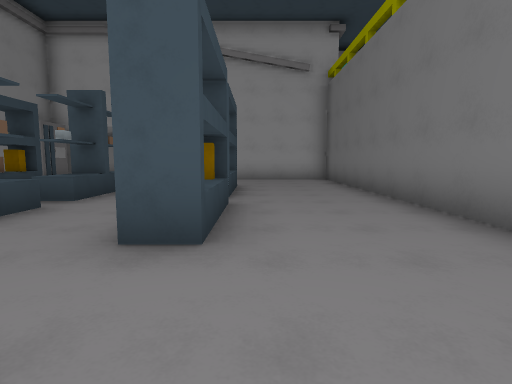
View 1 (above)

23 first-person views from a walk through a Godot game level. The camera is 1.4 m above the floor, tilts 6° down and sees 80° across. The floor is counted in squares, 2 m on a side. Each view is taken from the middle of a square. On the plan, view 1 faces up. The plan holds only what a view shows up to about 10 squares ahead; the rest is blank. The place goes on beyond the plan. Some surface patterns are stand-ins.

View 2
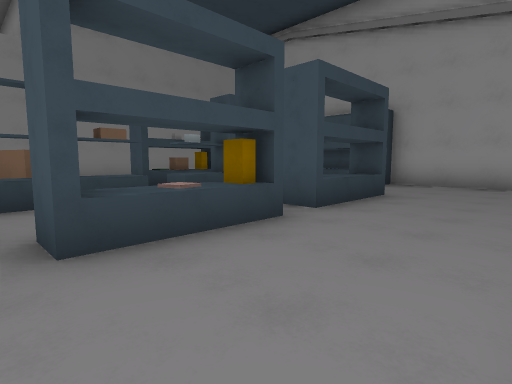

View 3
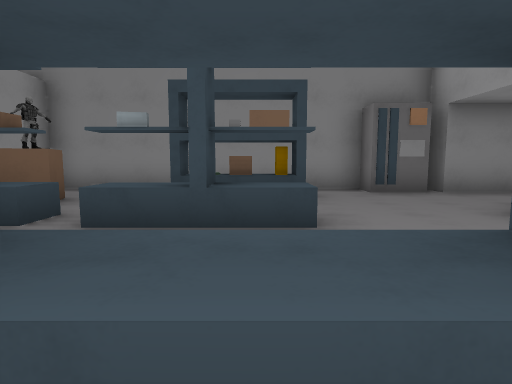

View 4
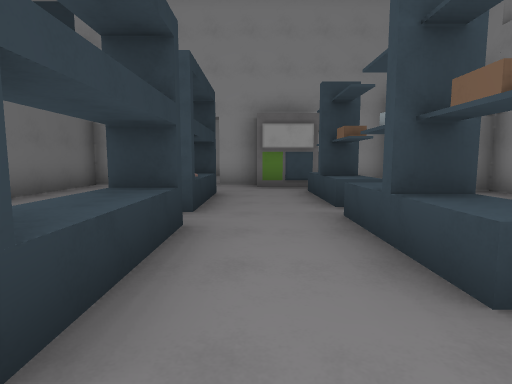

View 5
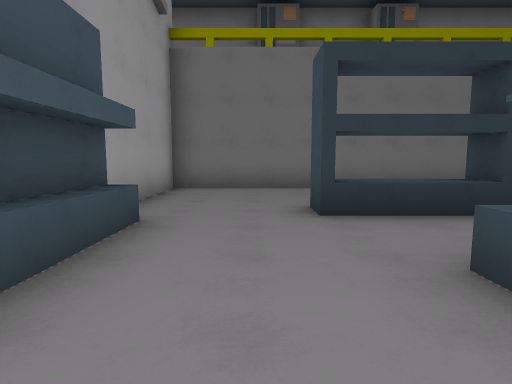

View 6
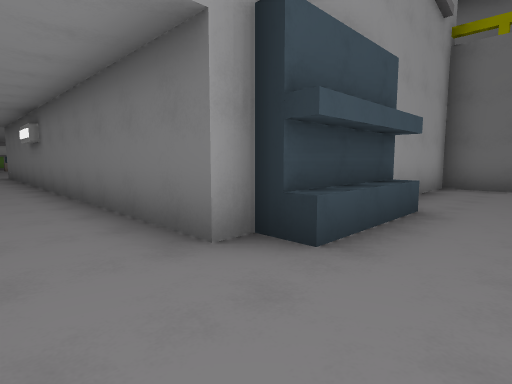

View 7
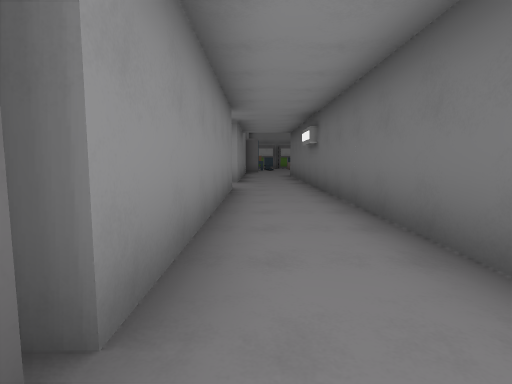

View 8
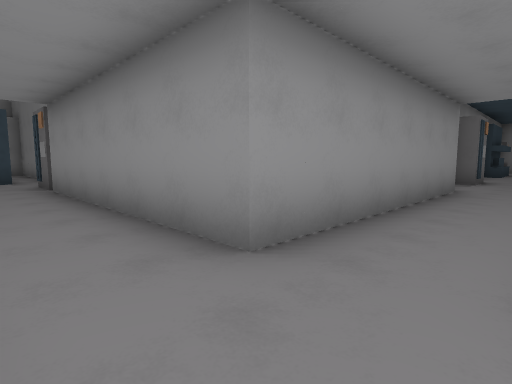

View 9
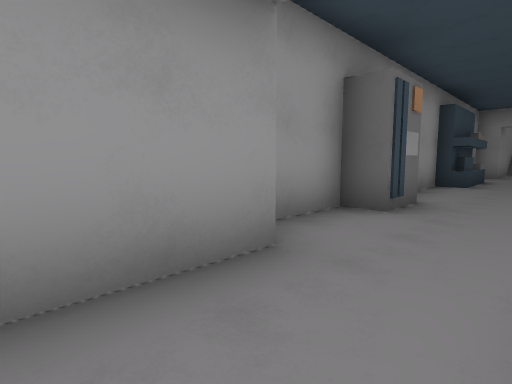

View 10
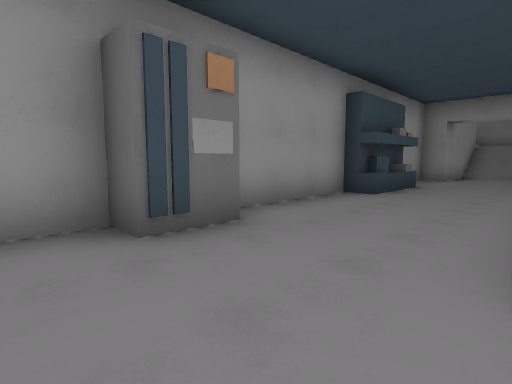

View 11
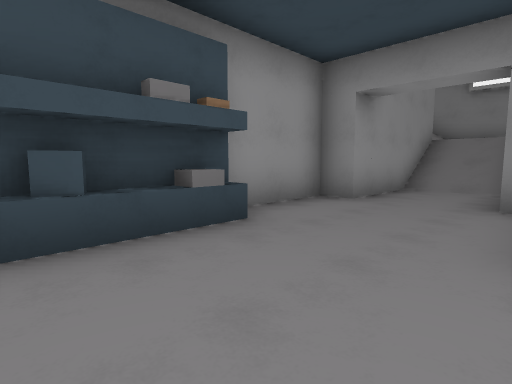

View 12
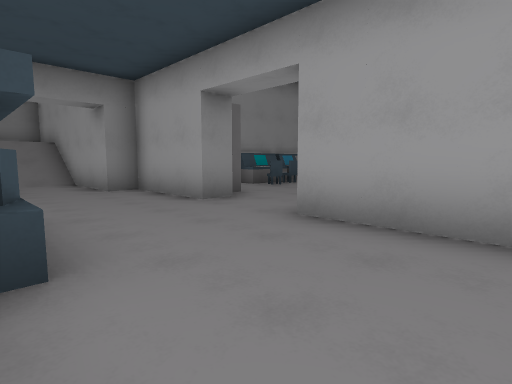

View 13
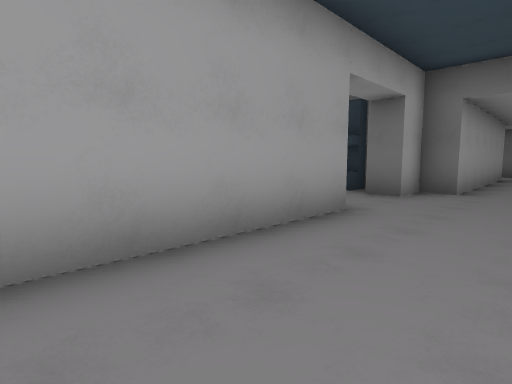

View 14
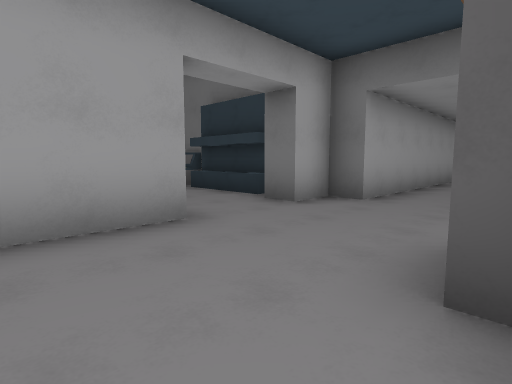

View 15
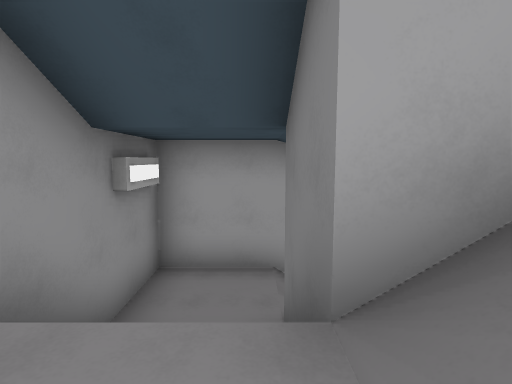

View 16
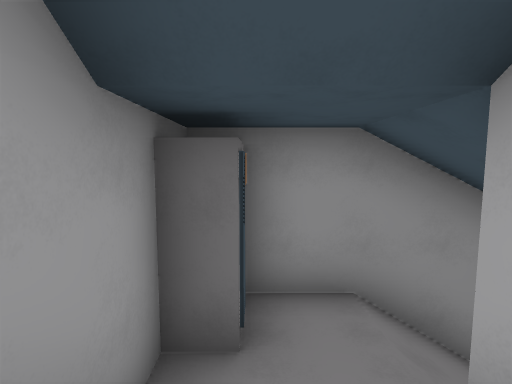

View 17
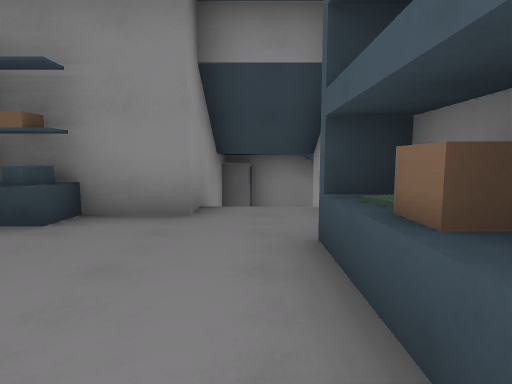

View 18
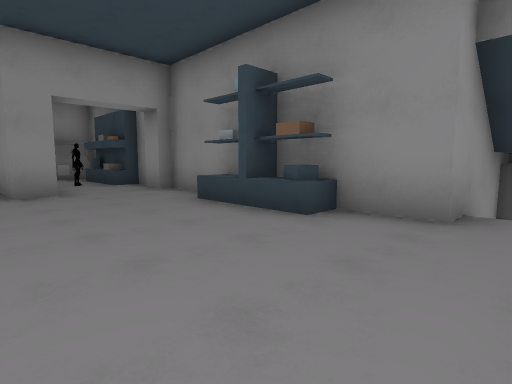

View 19
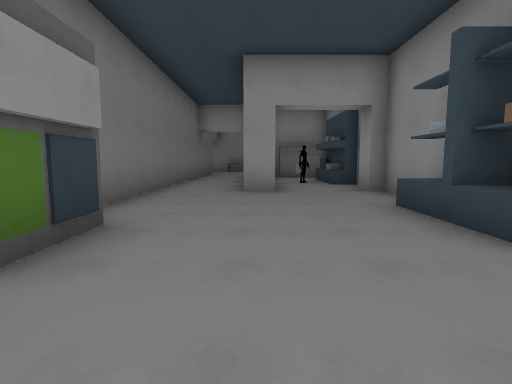

View 20
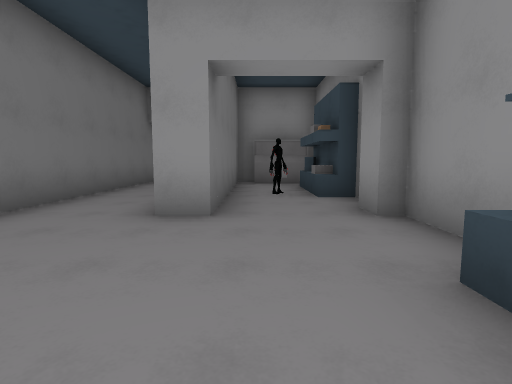

View 21
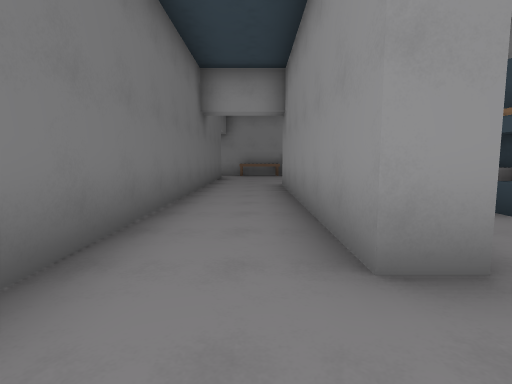

View 22
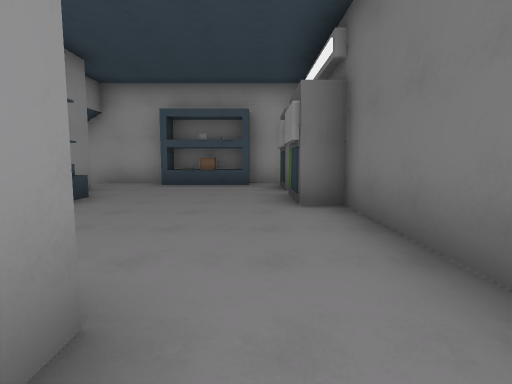

View 23
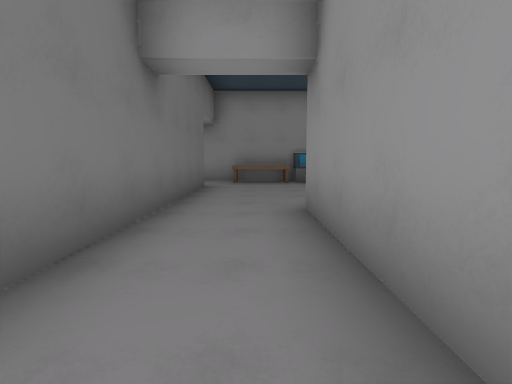

### Floor plan
Key: @ floor where view 1 was taken; # wall or solid block; x gap in a wall; . main floor; : floor 2.5 m higher than the main floor; + floor 5 m higher than the main floor; * floor 7.5 m higher than the main floor; / step, stairs or slope; ^ raised ledge; v drop or lower ground.
Columns run from 32 left of view 1 to 5 right of it. Each row starts with its distance up from view 1.
 21       ####..#####.##       .#
 20 #######............#######..#
 19 #:://.......................#
 18 #:://.......................#
 17 #//####...###...#..#######..#
 16 #//######## ########     #..#
 15 #++//**##**              #..#
 14 ##+ /*****#              #..#
 13 vv####****#              #..#
 12      #****#              #..#
 11      #****##             #..#######
 10      #*****#            ##.........
  9      #*****#            #..........  #
  8      #*****#            #......^...  #
  7      #**#**#            #.^ .^.^...
  6      #**#**#            # ^ .^.^...
  5      ^**#**#            #   ...x...
  4      #**#**#            # ..^..^...
  3      #**#**#            #..#^..^...
  2      ####**#            ## #^......
  1      ####**#              #####....
  0         ***#                  ##@ #
 -1         ***#
 -2         ***#
 -3         ***#
 -4         ***
 -5        ##^*

Where each view was taken, in squares from view 1:
view 1: 0 up, 0 right, facing up
view 2: 2 up, 2 right, facing up-left
view 3: 7 up, 0 right, facing left
view 4: 9 up, 2 left, facing down
view 5: 9 up, 5 left, facing right
view 6: 9 up, 6 left, facing up-right
view 7: 10 up, 6 left, facing up
view 8: 19 up, 5 left, facing down-left
view 9: 19 up, 11 left, facing down-left
view 10: 20 up, 14 left, facing down-left
view 11: 20 up, 20 left, facing down-left
view 12: 17 up, 18 left, facing up-left
view 13: 18 up, 20 left, facing up-right
view 14: 17 up, 18 left, facing up-right
view 15: 14 up, 30 left, facing up
view 16: 14 up, 28 left, facing left
view 17: 14 up, 23 left, facing left
view 18: 14 up, 23 left, facing down-left
view 19: 14 up, 24 left, facing down
view 20: 11 up, 25 left, facing down
view 21: 9 up, 23 left, facing down
view 22: 6 up, 23 left, facing up
view 23: 5 up, 23 left, facing down
